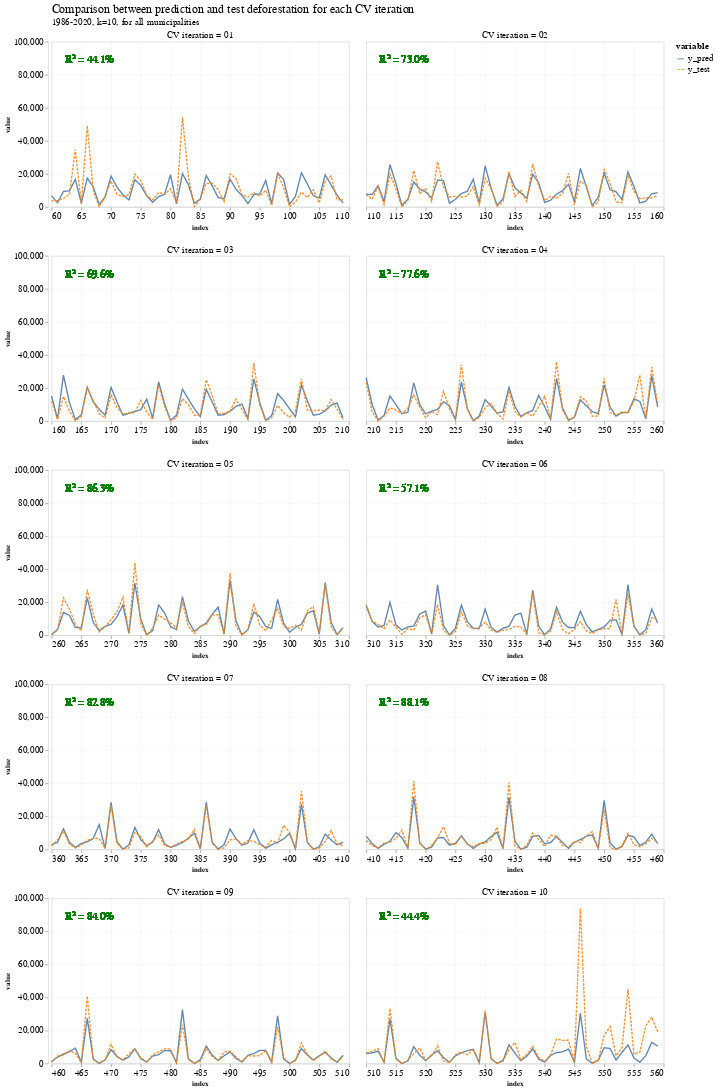

Notebook source saved alongside this figure:
### Code cell
from string import whitespace


line_chart_pred = alt.Chart(final_prediction_df_w_index).transform_fold(
    fold=['y_pred', 'y_test'], 
    as_=['variable', 'value']
).mark_line(color="orange", opacity=0.9).encode(
    x=alt.X('index:Q'),
    y='value:Q',
    color=alt.Color("variable:O", scale=alt.Scale(scheme="tableau10")),
    strokeDash="variable:O"
)

r2_score_text = alt.Chart(final_prediction_df_w_index).mark_text(
    align="left", baseline="top", size=16, color='green', opacity=0.7
).encode(
    x=alt.value(20),  # pixels from left
    y=alt.value(20),  # pixels from top
    text="r2_score_text")

combined_chart = line_chart_pred + r2_score_text

combined_chart.properties(
    width=450,
    height=250
).facet(
    'cv_text',
    columns=2,
).resolve_scale(
    x='independent', 
    # y='independent'
).properties(
    title=science_theme_title(
        text="Comparison between prediction and test deforestation for each CV iteration", 
        subtitle="1986-2020, k=10, for all municipalities",
        titleFontSize=18
    ),
)

### Figure 1 — Vega-Lite specification as saved in the notebook (floating-point values rounded to 4 significant figures; data arrays with more than 128 entries replaced by an {"elided": "..."} marker saying what was removed)
{"config": {"view": {"width": 533.3, "height": 300.0, "fill": "white"}, "title": {"align": "left", "anchor": "start", "frame": "group", "font": "Helvetica Neue", "fontSize": 18, "dy": -2, "subtitleFont": "Helvetica Neue", "subtitleFontSize": 14, "fontWeight": "normal"}, "axis": {"domainColor": "lightGrey", "gridColor": "lightGrey", "gridWidth": 0.25, "titleFont": "Helvetica Neue", "titleFontSize": 11, "labelFont": "Helvetica Neue", "labelFontSize": 14}, "legend": {"layout": {"anchor": "start"}, "labelLimit": 0, "titleFontSize": 14, "titleFont": "Helvetica Neue", "labelFontSize": 14, "labelFont": "Helvetica Neue"}, "header": {"title": null, "titleFont": "Helvetica Neue", "labelFont": "Helvetica Neue", "labelFontSize": 14, "labelPadding": 2}, "range": {"category": ["#0C66B5", "#BA1D32", "#0F8E40", "#E56F20", "#862BAF", "#626D69", "#ED5087", "#3DB9E2", "#51DB63", "#E26868", "#FFB270", "#B37CEA", "#A8A1A4", "#FF87CD"]}}, "data": {"name": "data-81753ec38eab71aaa0b600db845da78c"}, "facet": {"field": "cv_text", "type": "nominal"}, "spec": {"layer": [{"mark": {"type": "line", "color": "orange", "opacity": 0.9}, "encoding": {"color": {"field": "variable", "scale": {"scheme": "tableau10"}, "type": "ordinal"}, "strokeDash": {"field": "variable", "type": "ordinal"}, "x": {"field": "index", "type": "quantitative"}, "y": {"field": "value", "type": "quantitative"}}, "transform": [{"fold": ["y_pred", "y_test"], "as": ["variable", "value"]}]}, {"mark": {"type": "text", "align": "left", "baseline": "top", "color": "green", "opacity": 0.7, "size": 16}, "encoding": {"text": {"field": "r2_score_text", "type": "nominal"}, "x": {"value": 20}, "y": {"value": 20}}}], "height": 250, "width": 450}, "columns": 2, "resolve": {"scale": {"x": "independent"}}, "title": {"align": "left", "anchor": "start", "frame": "group", "font": "Helvetica Neue", "fontSize": 18, "dy": -2, "subtitleFont": "Helvetica Neue", "subtitleFontSize": 14, "fontWeight": "normal", "text": "Comparison between prediction and test deforestation for each CV iteration", "subtitle": "1986-2020, k=10, for all municipalities"}, "$schema": "https://vega.github.io/schema/vega-lite/v4.17.0.json", "datasets": {"data-81753ec38eab71aaa0b600db845da78c": {"elided": "500 records"}}}
